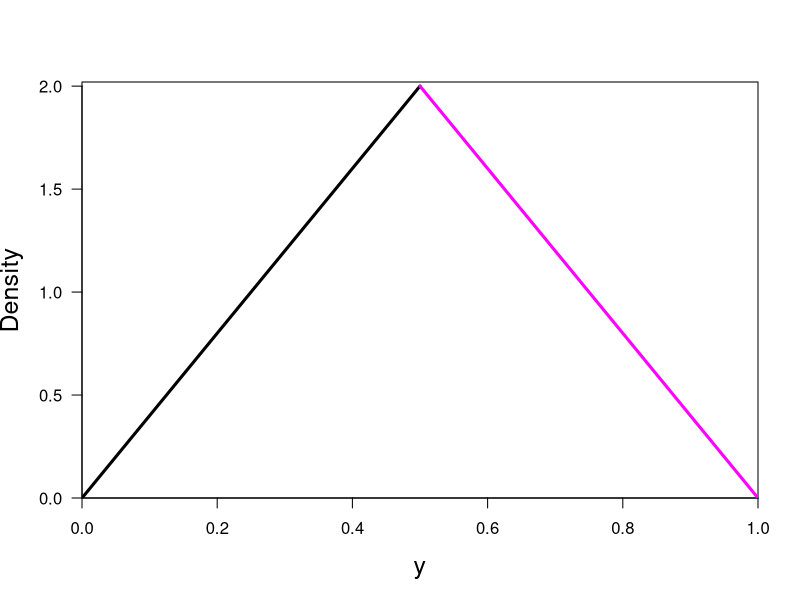

Write R code to recreate this figure.
# print('file: RandomTentPDF.R')
# print('plot tent PDF')
dy = 0.01; y1 = seq(0,0.5,dy); y2 = seq(0.5,1,dy)
q1 = 4*y1; q2 = 4*(1-y2)
# png('tentPDF160722.png',width=16,height=16,units='cm',res=300)
plot(y1,q1,type='l',lwd=3,col='black',xlab='y',ylab='Density',las=1,xaxs='i',yaxs='i',
     xlim=c(0,1),ylim=c(0,2.02),cex.lab=1.5)
lines(y2,q2,lwd=3,col='magenta')
# dev.off()
